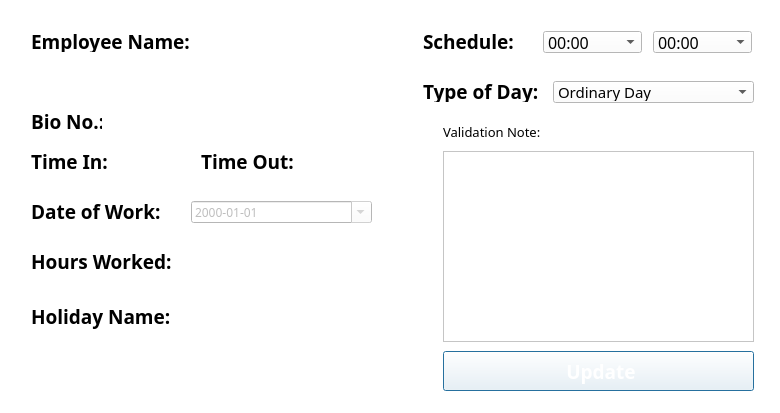
<?xml version="1.0" encoding="UTF-8"?>
<ui version="4.0">
 <class>Dialog</class>
 <widget class="QDialog" name="Dialog">
  <property name="geometry">
   <rect>
    <x>0</x>
    <y>0</y>
    <width>780</width>
    <height>413</height>
   </rect>
  </property>
  <property name="font">
   <font>
    <family>poppins</family>
   </font>
  </property>
  <property name="windowTitle">
   <string>Schedule</string>
  </property>
  <property name="styleSheet">
   <string notr="true">background-color: white;
font-family: poppins;
</string>
  </property>
  <layout class="QHBoxLayout" name="horizontalLayout">
   <item>
    <widget class="QWidget" name="widget" native="true">
     <property name="font">
      <font>
       <family>poppins</family>
       <weight>75</weight>
       <bold>true</bold>
      </font>
     </property>
     <property name="styleSheet">
      <string notr="true"/>
     </property>
     <widget class="QLabel" name="lblName">
      <property name="geometry">
       <rect>
        <x>20</x>
        <y>20</y>
        <width>171</width>
        <height>21</height>
       </rect>
      </property>
      <property name="font">
       <font>
        <family>poppins</family>
        <pointsize>14</pointsize>
        <weight>75</weight>
        <bold>true</bold>
       </font>
      </property>
      <property name="text">
       <string>Employee Name:</string>
      </property>
     </widget>
     <widget class="QLabel" name="lblBio">
      <property name="geometry">
       <rect>
        <x>20</x>
        <y>100</y>
        <width>71</width>
        <height>21</height>
       </rect>
      </property>
      <property name="font">
       <font>
        <family>poppins</family>
        <pointsize>14</pointsize>
        <weight>75</weight>
        <bold>true</bold>
       </font>
      </property>
      <property name="text">
       <string>Bio No.:</string>
      </property>
     </widget>
     <widget class="QLabel" name="bioNumTxt">
      <property name="geometry">
       <rect>
        <x>110</x>
        <y>100</y>
        <width>211</width>
        <height>21</height>
       </rect>
      </property>
      <property name="font">
       <font>
        <family>poppins</family>
        <pointsize>12</pointsize>
       </font>
      </property>
      <property name="text">
       <string/>
      </property>
     </widget>
     <widget class="QLabel" name="lblBio_2">
      <property name="geometry">
       <rect>
        <x>20</x>
        <y>140</y>
        <width>81</width>
        <height>21</height>
       </rect>
      </property>
      <property name="font">
       <font>
        <family>poppins</family>
        <pointsize>14</pointsize>
        <weight>75</weight>
        <bold>true</bold>
       </font>
      </property>
      <property name="text">
       <string>Time In:</string>
      </property>
     </widget>
     <widget class="QLabel" name="lblBio_3">
      <property name="geometry">
       <rect>
        <x>190</x>
        <y>140</y>
        <width>101</width>
        <height>21</height>
       </rect>
      </property>
      <property name="font">
       <font>
        <family>poppins</family>
        <pointsize>14</pointsize>
        <weight>75</weight>
        <bold>true</bold>
       </font>
      </property>
      <property name="text">
       <string>Time Out:</string>
      </property>
     </widget>
     <widget class="QLabel" name="timeInTxt">
      <property name="geometry">
       <rect>
        <x>110</x>
        <y>140</y>
        <width>71</width>
        <height>21</height>
       </rect>
      </property>
      <property name="font">
       <font>
        <family>poppins</family>
        <pointsize>12</pointsize>
       </font>
      </property>
      <property name="text">
       <string/>
      </property>
     </widget>
     <widget class="QLabel" name="timeOutTxt">
      <property name="geometry">
       <rect>
        <x>300</x>
        <y>140</y>
        <width>71</width>
        <height>21</height>
       </rect>
      </property>
      <property name="font">
       <font>
        <family>poppins</family>
        <pointsize>12</pointsize>
       </font>
      </property>
      <property name="text">
       <string/>
      </property>
     </widget>
     <widget class="QLabel" name="holidayNameTxt">
      <property name="geometry">
       <rect>
        <x>180</x>
        <y>290</y>
        <width>181</width>
        <height>101</height>
       </rect>
      </property>
      <property name="font">
       <font>
        <family>poppins</family>
        <pointsize>12</pointsize>
       </font>
      </property>
      <property name="text">
       <string/>
      </property>
      <property name="alignment">
       <set>Qt::AlignLeading|Qt::AlignLeft|Qt::AlignTop</set>
      </property>
      <property name="wordWrap">
       <bool>true</bool>
      </property>
     </widget>
     <widget class="QLabel" name="lblType">
      <property name="geometry">
       <rect>
        <x>20</x>
        <y>290</y>
        <width>151</width>
        <height>31</height>
       </rect>
      </property>
      <property name="font">
       <font>
        <family>poppins</family>
        <pointsize>14</pointsize>
        <weight>75</weight>
        <bold>true</bold>
       </font>
      </property>
      <property name="text">
       <string>Holiday Name:</string>
      </property>
     </widget>
     <widget class="QDateEdit" name="dateOfWork">
      <property name="enabled">
       <bool>false</bool>
      </property>
      <property name="geometry">
       <rect>
        <x>180</x>
        <y>190</y>
        <width>181</width>
        <height>22</height>
       </rect>
      </property>
      <property name="readOnly">
       <bool>true</bool>
      </property>
      <property name="displayFormat">
       <string>yyyy-MM-dd</string>
      </property>
      <property name="calendarPopup">
       <bool>true</bool>
      </property>
     </widget>
     <widget class="QLabel" name="lblType_3">
      <property name="geometry">
       <rect>
        <x>20</x>
        <y>190</y>
        <width>141</width>
        <height>21</height>
       </rect>
      </property>
      <property name="font">
       <font>
        <family>poppins</family>
        <pointsize>14</pointsize>
        <weight>75</weight>
        <bold>true</bold>
       </font>
      </property>
      <property name="text">
       <string>Date of Work:</string>
      </property>
     </widget>
     <widget class="QLabel" name="empNameTxt">
      <property name="geometry">
       <rect>
        <x>70</x>
        <y>50</y>
        <width>291</width>
        <height>31</height>
       </rect>
      </property>
      <property name="font">
       <font>
        <family>poppins</family>
        <pointsize>12</pointsize>
       </font>
      </property>
      <property name="text">
       <string/>
      </property>
     </widget>
     <widget class="QLabel" name="label">
      <property name="geometry">
       <rect>
        <x>20</x>
        <y>240</y>
        <width>151</width>
        <height>21</height>
       </rect>
      </property>
      <property name="font">
       <font>
        <family>poppins</family>
        <pointsize>14</pointsize>
        <weight>75</weight>
        <bold>true</bold>
       </font>
      </property>
      <property name="text">
       <string>Hours Worked:</string>
      </property>
     </widget>
     <widget class="QLabel" name="hoursWorkedTxt">
      <property name="geometry">
       <rect>
        <x>180</x>
        <y>240</y>
        <width>181</width>
        <height>20</height>
       </rect>
      </property>
      <property name="font">
       <font>
        <family>poppins</family>
        <pointsize>12</pointsize>
       </font>
      </property>
      <property name="text">
       <string/>
      </property>
     </widget>
    </widget>
   </item>
   <item>
    <widget class="QWidget" name="widget_2" native="true">
     <widget class="QLabel" name="lblBio_4">
      <property name="geometry">
       <rect>
        <x>30</x>
        <y>20</y>
        <width>151</width>
        <height>21</height>
       </rect>
      </property>
      <property name="font">
       <font>
        <family>poppins</family>
        <pointsize>14</pointsize>
        <weight>75</weight>
        <bold>true</bold>
       </font>
      </property>
      <property name="text">
       <string>Schedule:</string>
      </property>
     </widget>
     <widget class="QLabel" name="lblType_2">
      <property name="geometry">
       <rect>
        <x>30</x>
        <y>70</y>
        <width>151</width>
        <height>21</height>
       </rect>
      </property>
      <property name="font">
       <font>
        <family>poppins</family>
        <pointsize>14</pointsize>
        <weight>75</weight>
        <bold>true</bold>
       </font>
      </property>
      <property name="text">
       <string>Type of Day:</string>
      </property>
     </widget>
     <widget class="QPlainTextEdit" name="plainTextEdit">
      <property name="geometry">
       <rect>
        <x>50</x>
        <y>140</y>
        <width>311</width>
        <height>191</height>
       </rect>
      </property>
     </widget>
     <widget class="QLabel" name="lblType_4">
      <property name="geometry">
       <rect>
        <x>50</x>
        <y>110</y>
        <width>151</width>
        <height>21</height>
       </rect>
      </property>
      <property name="font">
       <font>
        <family>poppins</family>
        <pointsize>10</pointsize>
       </font>
      </property>
      <property name="text">
       <string>Validation Note:</string>
      </property>
     </widget>
     <widget class="QPushButton" name="pushButton">
      <property name="geometry">
       <rect>
        <x>50</x>
        <y>340</y>
        <width>311</width>
        <height>40</height>
       </rect>
      </property>
      <property name="font">
       <font>
        <family>poppins</family>
        <pointsize>14</pointsize>
        <weight>75</weight>
        <bold>true</bold>
       </font>
      </property>
      <property name="layoutDirection">
       <enum>Qt::LeftToRight</enum>
      </property>
      <property name="styleSheet">
       <string notr="true">	background-color: &quot;#344273&quot;;
	color: white;</string>
      </property>
      <property name="text">
       <string> Update</string>
      </property>
      <property name="icon">
       <iconset>
        <normaloff>../../MainFrame/Resources/Icons/update.svg</normaloff>../../MainFrame/Resources/Icons/update.svg</iconset>
      </property>
      <property name="iconSize">
       <size>
        <width>24</width>
        <height>24</height>
       </size>
      </property>
     </widget>
     <widget class="QComboBox" name="typeOfDayCb">
      <property name="geometry">
       <rect>
        <x>160</x>
        <y>70</y>
        <width>201</width>
        <height>22</height>
       </rect>
      </property>
      <property name="font">
       <font>
        <family>poppins</family>
        <pointsize>11</pointsize>
       </font>
      </property>
      <item>
       <property name="text">
        <string>Ordinary Day</string>
       </property>
      </item>
      <item>
       <property name="text">
        <string>Regular Holiday</string>
       </property>
      </item>
      <item>
       <property name="text">
        <string>Special Holiday</string>
       </property>
      </item>
     </widget>
     <widget class="QComboBox" name="costCenterFrom">
      <property name="geometry">
       <rect>
        <x>150</x>
        <y>20</y>
        <width>99</width>
        <height>22</height>
       </rect>
      </property>
      <property name="font">
       <font>
        <family>poppins</family>
        <pointsize>12</pointsize>
       </font>
      </property>
      <item>
       <property name="text">
        <string>00:00</string>
       </property>
      </item>
      <item>
       <property name="text">
        <string>01:00</string>
       </property>
      </item>
      <item>
       <property name="text">
        <string>02:00</string>
       </property>
      </item>
      <item>
       <property name="text">
        <string>03:00</string>
       </property>
      </item>
      <item>
       <property name="text">
        <string>04:00</string>
       </property>
      </item>
      <item>
       <property name="text">
        <string>05:00</string>
       </property>
      </item>
      <item>
       <property name="text">
        <string>06:00</string>
       </property>
      </item>
      <item>
       <property name="text">
        <string>07:00</string>
       </property>
      </item>
      <item>
       <property name="text">
        <string>08:00</string>
       </property>
      </item>
      <item>
       <property name="text">
        <string>09:00</string>
       </property>
      </item>
      <item>
       <property name="text">
        <string>10:00</string>
       </property>
      </item>
      <item>
       <property name="text">
        <string>11:00</string>
       </property>
      </item>
      <item>
       <property name="text">
        <string>12:00</string>
       </property>
      </item>
      <item>
       <property name="text">
        <string>13:00</string>
       </property>
      </item>
      <item>
       <property name="text">
        <string>14:00</string>
       </property>
      </item>
      <item>
       <property name="text">
        <string>15:00</string>
       </property>
      </item>
      <item>
       <property name="text">
        <string>16:00</string>
       </property>
      </item>
      <item>
       <property name="text">
        <string>17:00</string>
       </property>
      </item>
      <item>
       <property name="text">
        <string>18:00</string>
       </property>
      </item>
      <item>
       <property name="text">
        <string>19:00</string>
       </property>
      </item>
      <item>
       <property name="text">
        <string>20:00</string>
       </property>
      </item>
      <item>
       <property name="text">
        <string>21:00</string>
       </property>
      </item>
      <item>
       <property name="text">
        <string>22:00</string>
       </property>
      </item>
      <item>
       <property name="text">
        <string>23:00</string>
       </property>
      </item>
     </widget>
     <widget class="QComboBox" name="costCenterFrom_2">
      <property name="geometry">
       <rect>
        <x>260</x>
        <y>20</y>
        <width>99</width>
        <height>22</height>
       </rect>
      </property>
      <property name="font">
       <font>
        <family>poppins</family>
        <pointsize>12</pointsize>
       </font>
      </property>
      <item>
       <property name="text">
        <string>00:00</string>
       </property>
      </item>
      <item>
       <property name="text">
        <string>01:00</string>
       </property>
      </item>
      <item>
       <property name="text">
        <string>02:00</string>
       </property>
      </item>
      <item>
       <property name="text">
        <string>03:00</string>
       </property>
      </item>
      <item>
       <property name="text">
        <string>04:00</string>
       </property>
      </item>
      <item>
       <property name="text">
        <string>05:00</string>
       </property>
      </item>
      <item>
       <property name="text">
        <string>06:00</string>
       </property>
      </item>
      <item>
       <property name="text">
        <string>07:00</string>
       </property>
      </item>
      <item>
       <property name="text">
        <string>08:00</string>
       </property>
      </item>
      <item>
       <property name="text">
        <string>09:00</string>
       </property>
      </item>
      <item>
       <property name="text">
        <string>10:00</string>
       </property>
      </item>
      <item>
       <property name="text">
        <string>11:00</string>
       </property>
      </item>
      <item>
       <property name="text">
        <string>12:00</string>
       </property>
      </item>
      <item>
       <property name="text">
        <string>13:00</string>
       </property>
      </item>
      <item>
       <property name="text">
        <string>14:00</string>
       </property>
      </item>
      <item>
       <property name="text">
        <string>15:00</string>
       </property>
      </item>
      <item>
       <property name="text">
        <string>16:00</string>
       </property>
      </item>
      <item>
       <property name="text">
        <string>17:00</string>
       </property>
      </item>
      <item>
       <property name="text">
        <string>18:00</string>
       </property>
      </item>
      <item>
       <property name="text">
        <string>19:00</string>
       </property>
      </item>
      <item>
       <property name="text">
        <string>20:00</string>
       </property>
      </item>
      <item>
       <property name="text">
        <string>21:00</string>
       </property>
      </item>
      <item>
       <property name="text">
        <string>22:00</string>
       </property>
      </item>
      <item>
       <property name="text">
        <string>23:00</string>
       </property>
      </item>
     </widget>
    </widget>
   </item>
  </layout>
 </widget>
 <resources/>
 <connections/>
</ui>
